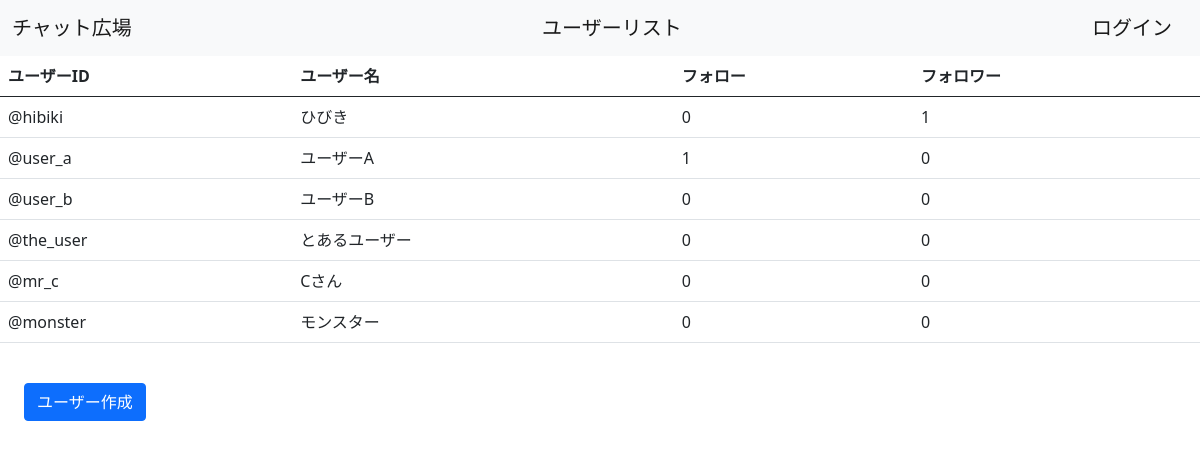
The app's page /userslist/ with its own data.
### chatrooms/models.py (models this page shows, shortened)
class CustomUser(AbstractUser):
    user_name = models.CharField(max_length=100, default=" ")
    memo = models.TextField()
    created_at = models.DateTimeField(auto_now_add=True)

### chatrooms/views.py (the view)
# urls.py: path('userslist/', views.UsersListView.as_view(), name='ul'),
class UsersListView(ListView):
    template_name = 'user/list.html'
    model = models.CustomUser
    context_object_name = "users_list"

### templates/user/list.html
{% extends 'base.html' %}
{% block content %}
    <table class="table table-hover">
        <thead>
            <tr>
              <th scope="col">ユーザーID</th>
              <th scope="col">ユーザー名</th>
              <th scope="col">フォロー</th>
              <th scope="col">フォロワー</th>
            </tr>
          </thead>
          <tbody>
            {% for user_ in users_list %}
            <tr>
              {% if user_.id == user.id %}
              <td class="bg-secondary"><a href={% url 'mp' %} class="text-white text-decoration-none">★@{{ user_.username }}</a></td>
              <td class="bg-secondary"><a href={% url 'mp' %} class="text-white text-decoration-none">{{ user_.user_name }}</a></td>
              <td class="text-white bg-secondary">{{ user_.follow.count }}</td>
              <td class="text-white bg-secondary">{{ user_.follower.count }}</td>
              {% else %}
              <td><a href={% url 'ud' user_.id %} class="text-dark text-decoration-none"} >@{{ user_.username }}</a></td>
              <td><a href={% url 'ud' user_.id %} class="text-dark text-decoration-none"}>{{ user_.user_name }}</a></td>
              <td class="text-dark text-decoration-none">{{ user_.follow.count }}</td>
              <td class="text-dark text-decoration-none">{{ user_.follower.count }}</td>
              {% endif %}
            </tr>
            {% endfor %}
          </tbody>
    </table>
    <a href={%url 'uc'%} class="btn btn-primary m-4">ユーザー作成</a>
{% endblock content %}

### records on screen
CustomUser: username "hibiki", user_name "ひびき", follow.count "0", follower.count "1"
CustomUser: username "user_a", user_name "ユーザーA", follow.count "1", follower.count "0"
CustomUser: username "user_b", user_name "ユーザーB", follow.count "0", follower.count "0"
CustomUser: username "the_user", user_name "とあるユーザー", follow.count "0", follower.count "0"
CustomUser: username "mr_c", user_name "Cさん", follow.count "0", follower.count "0"
CustomUser: username "monster", user_name "モンスター", follow.count "0", follower.count "0"
